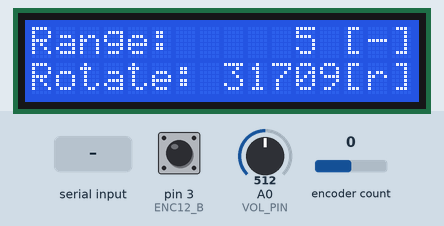
Bench run of a sketch on a simulated Arduino Uno, built with avr-gcc and run on an emulated ATmega328P. Parts: 16×2 character LCD. The inputs (shaded band) are chosen by the test bench; at power-on: A0 (VOL_PIN) = 512, pin 3 (ENC12_B) HIGH, encoder count 0. What the sketch prints to the serial monitor is not drawn.

Above: at 1.2 s.
1.3 s: A0 (VOL_PIN) set to 981
At 1.7 s:
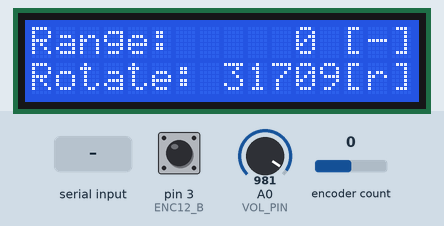
2.8 s: A0 (VOL_PIN) set to 1017
4.3 s: "90,45\n" received over Serial
At 4.35 s:
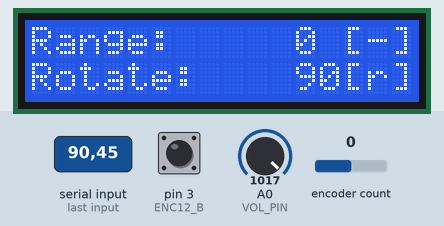
5.8 s: "30,150\n" received over the second serial link
7.3 s: "5\n" received over Serial
At 7.34 s:
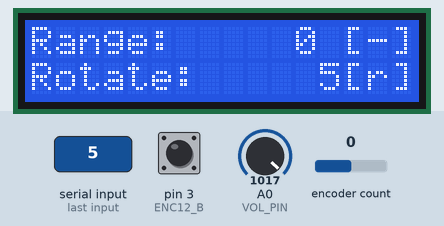
8.8 s: "200\n" received over the second serial link
At 8.87 s:
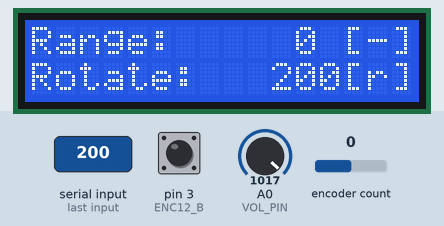
Timing chart, 0 to 11.3 s (numbered marks = the images above; inputs shaded):
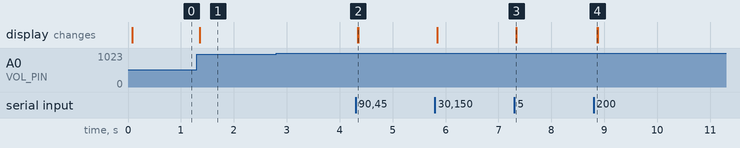

The sketch:

master.ino
```cpp
// UART
#include <SoftwareSerial.h>
#define myRX 6
#define myTX 7
SoftwareSerial mySerial(myRX, myTX);

// LCD
#include <LiquidCrystal.h>
LiquidCrystal lcd( 8, 9, 10, 11, 12, 13 );

// ENC12
#include <Rotary.h>
#define ENC12_A 2
#define ENC12_B 3
Rotary r(ENC12_A, ENC12_B);
int enc12_cnt = 0;

// VOL
const int VOL_PIN = A0;
int vol = 0;
int range = 0;

// ENC500
int enc500_cnt = 0;

// Setup
void setup() {
  Serial.begin(9600);
  Serial.setTimeout(1);
  mySerial.begin(9600);
  mySerial.setTimeout(1);

  r.begin(true);
  lcd.begin(16, 2);
  lcd.clear();
  range_print(range);
  range_print(enc500_cnt);

  attachInterrupt(digitalPinToInterrupt(ENC12_A), enc12_pluse, RISING);
  attachInterrupt(digitalPinToInterrupt(ENC12_B), enc12_pluse, RISING);
}

// メイン
void loop() {
  //可変抵抗からレンジを算出してLCDに表示
  vol = analogRead(VOL_PIN);
  range = to_range(vol);
  range_print(range);

  //コントローラーENCのカウントをスレーブに送信
  serial_write(enc12_cnt);

  //スレーブENCの値をLCDに表示
  enc500_cnt = serial_read();
  rev_print(enc500_cnt);

  // シリアルモニタに表示
  Serial.println("VOL: "+String(vol)+", ENC12: "+String(enc12_cnt)+", ENC500: "+String(enc500_cnt));
}

//レンジをLCDに表示
void range_print(int range) {
  char msg[17];
  char s[17];
  sprintf(msg, "Range: %s [-]", dtostrf(range, 5, 0, s));
  lcd.setCursor(0, 0);
  lcd.print(msg);
}

//回転をLCDに表示
void rev_print(int enc500_cnt) {
  char msg[17];
  char s[17];
  sprintf(msg, "Rotate: %s[r]", dtostrf(enc500_cnt, 5, 0, s));
  lcd.setCursor(0, 1);
  lcd.print(msg);
}

//ENC12割り込み
void enc12_pluse() {
  if (r.process() == DIR_NONE) {}// do nothing
  else if (r.process() == DIR_CW) {
    enc12_cnt += range;
  }
  else if (r.process() == DIR_CCW) {
    enc12_cnt -= range;
  }
}

//可変抵抗のアナログ値をレンジに変換
int to_range(double vol) {
  double div = 5 * (1024 - vol ) / 1024;
  if (div < 1) {
    return 0;
  }
  else if (div < 2) {
    return 1;
  }
  else if (div < 3) {
    return 5;
  }
  else if (div < 4) {
    return 10;
  }
  else if (div >= 4) {
    return 100;
  }
}

//シリアルデータ読み込み
int serial_read(void){
  //受信データがある場合if内を処理
  if (Serial.available() > 0) {
    int val = Serial.parseInt();     //文字列データを数値に変換
    while (Serial.available() > 0) { //受信バッファクリア
      char t = Serial.read();
    }
    return val;
  }
  mySerial.listen();
  if (mySerial.available() > 0) {
    int val = mySerial.parseInt();
    while (mySerial.available() > 0) {
      char t = mySerial.read();
    }
    return val;
  }
}

//シリアルデータ書き込み
void serial_write(int cnt_data){
  mySerial.listen();
  mySerial.println(cnt_data);
}
```

Measured:
- after the input at 1.3 s, the display: changes after 0.06 s (image 1)
- after the input at 2.8 s, every drawn part: stays the same
- after the input at 4.3 s, the display: changes after 0.05 s (image 2)
- after the input at 7.3 s, the display: changes at once (image 3)
- after the input at 8.8 s, the display: changes after 0.07 s (image 4)
